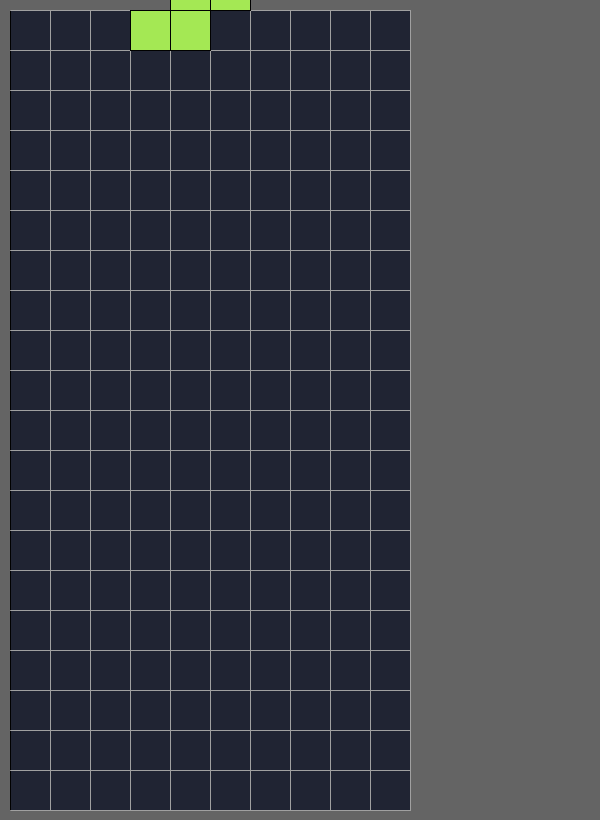
Frame 1 (no input)
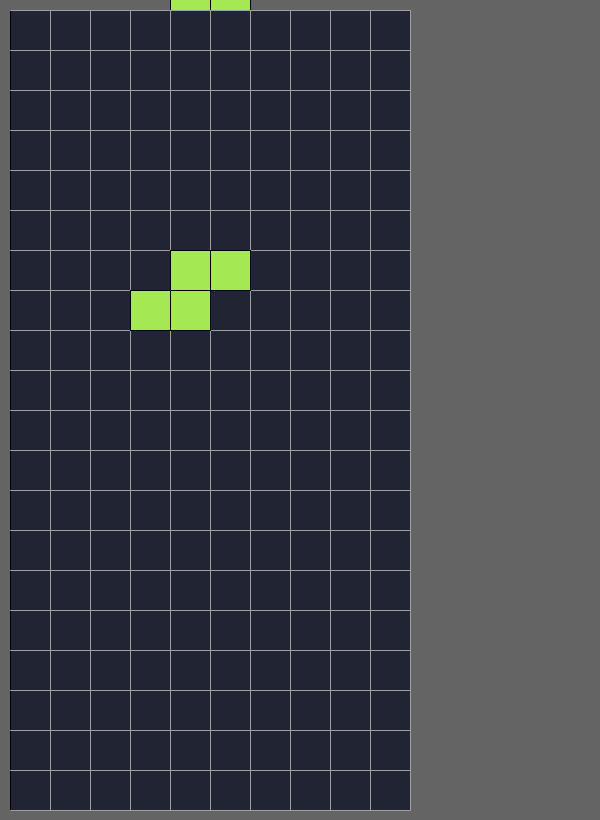
Frame 60 (the mouse pressed at the canvas centre just before this capture)
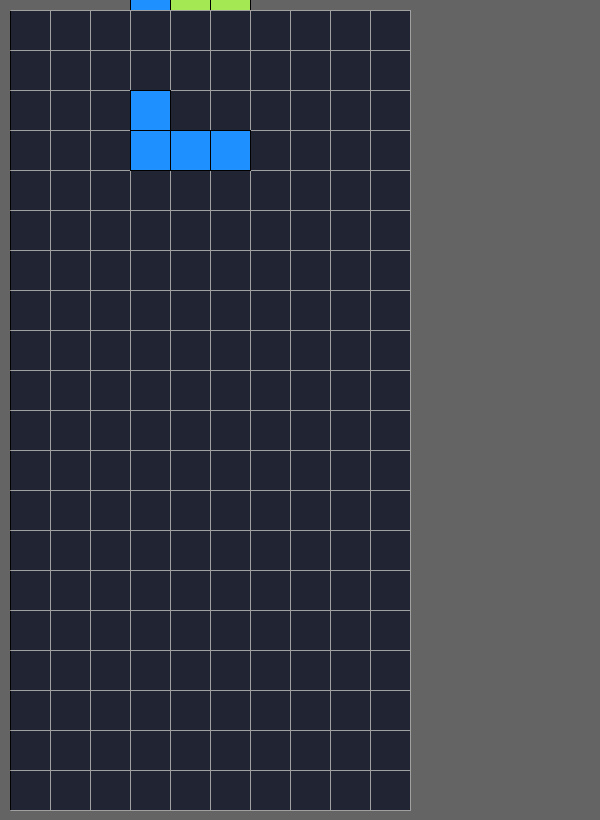
Frame 120 (the mouse held since frame 60 and released just before this capture)

The Processing sketch that drew these frames (run headless with seeded random() and noise(); from frame 60 on, the mouse is pressed at the canvas centre):

// Processing sketch: hw3
// ── hw3.pde
// GLOBAL VARIABLES
int CUBE_SIZE = 40;
int GRID_WIDTH = 400;
int GRID_HEIGHT = 800;
int GRID_PADDING = 10;
int GRID_LEFT_BOUNDARY = GRID_PADDING;
int GRID_RIGHT_BOUNDARY = GRID_WIDTH + GRID_PADDING;
int GRID_UPPER_BOUNDARY = GRID_PADDING;
int GRID_BOTTOM_BOUNDARY = GRID_HEIGHT + GRID_PADDING;
int SPAWN_POINT_X = (GRID_WIDTH / 2) + GRID_PADDING;
int SPAWN_POINT_Y = GRID_PADDING;
int FRAME_RATE = 20;
boolean downPressed = false;
boolean isGameOver = false;

TetrisPiece[][] grid = new TetrisPiece[10][20];
TetrisPiece[] allPieces = new TetrisPiece[7];
TetrisPiece activePiece = null;

void setup() {
  size(600, 820);
  background(100);
  frameRate(FRAME_RATE);
  
  allPieces[0] = new TetrisCube(SPAWN_POINT_X, SPAWN_POINT_Y);
  allPieces[1] = new TetrisInvertedLCube(SPAWN_POINT_X, SPAWN_POINT_Y);
  allPieces[2] = new TetrisLCube(SPAWN_POINT_X, SPAWN_POINT_Y);
  allPieces[3] = new TetrisInvertedSCube(SPAWN_POINT_X, SPAWN_POINT_Y);
  allPieces[4] = new TetrisSCube(SPAWN_POINT_X, SPAWN_POINT_Y);
  allPieces[5] = new TetrisTCube(SPAWN_POINT_X, SPAWN_POINT_Y);
  allPieces[6] = new TetrisBarCube(SPAWN_POINT_X, SPAWN_POINT_Y);
}

void renderGridLines() {
  stroke(160,160,160);
  for(int x = GRID_PADDING + CUBE_SIZE; x <= GRID_RIGHT_BOUNDARY; x += CUBE_SIZE) {
    line(x, GRID_UPPER_BOUNDARY, x, GRID_BOTTOM_BOUNDARY);
  }
  for(int y = GRID_PADDING; y <= GRID_BOTTOM_BOUNDARY; y += CUBE_SIZE) {
    line(GRID_LEFT_BOUNDARY, y, GRID_RIGHT_BOUNDARY, y);
  }
}

void renderGrid() {
  fill(32,36,51);
  rect(GRID_PADDING, GRID_PADDING, GRID_WIDTH, GRID_HEIGHT);
  renderGridLines();  
}

void renderGridPieces() {
  
}

TetrisPiece spawnRandomPiece() {
  return allPieces[int(random(0, allPieces.length))];
}

void checkGameOver() {
  
}

void draw() {
  renderGrid();
  renderGridPieces();
  if (activePiece == null && !isGameOver) {
    checkGameOver();
    activePiece = spawnRandomPiece();
  }
  activePiece.update();
}

void keyPressed() { 
  if (key == CODED) {
    if (keyCode == LEFT) {
      activePiece.moveLeft();
    } else if (keyCode == RIGHT) {
      activePiece.moveRight();
    } else if (keyCode == DOWN) {
      downPressed = true;
      activePiece.softDrop(); 
    }
  }
}

void keyReleased() {
  if (key == CODED) {
    if (keyCode == DOWN && downPressed) {
      downPressed = false;
      activePiece.normalDrop();
    }
  }
}
// ── TetrisBarCube.pde
class TetrisBarCube extends TetrisPiece {
  TetrisBarCube(int x, int y) {
    xPos = x;
    yPos = y;
  }
  
  void renderBarCube(int pointX, int pointY) {
    stroke(0, 0, 0);
    fill(187, 237, 255);
    
    rect(pointX - (2 * CUBE_SIZE), pointY, CUBE_SIZE, CUBE_SIZE);
    rect(pointX - CUBE_SIZE, pointY, CUBE_SIZE, CUBE_SIZE);
    rect(pointX + CUBE_SIZE, pointY, CUBE_SIZE, CUBE_SIZE);
    rect(pointX, pointY, CUBE_SIZE, CUBE_SIZE);
  }
    
  void update() {
    renderBarCube(xPos, yPos);
    super.update();
  }
}
// ── TetrisCube.pde
class TetrisCube extends TetrisPiece{
  TetrisCube(int x, int y) {
    xPos = x;
    yPos = y;
  }
  
  void renderCube(int pointX, int pointY) {
    stroke(0, 0, 0);
    fill(240, 240, 0);
    
    rect(pointX - CUBE_SIZE, pointY - CUBE_SIZE, CUBE_SIZE, CUBE_SIZE);
    rect(pointX - CUBE_SIZE, pointY, CUBE_SIZE, CUBE_SIZE);
    rect(pointX, pointY - CUBE_SIZE, CUBE_SIZE, CUBE_SIZE);
    rect(pointX, pointY, CUBE_SIZE, CUBE_SIZE);
  }
    
  void update() {
    renderCube(xPos, yPos);
    super.update();
  }
}
// ── TetrisInvertedLCube.pde
class TetrisInvertedLCube extends TetrisPiece {
  TetrisInvertedLCube(int x, int y) {
    xPos = x;
    yPos = y;
  }
  
  void renderInvertedLCube(int pointX, int pointY) {
    stroke(0, 0, 0);
    fill(30, 144, 255);
    
    rect(pointX - CUBE_SIZE, pointY, CUBE_SIZE, CUBE_SIZE);
    rect(pointX - (2 * CUBE_SIZE), pointY, CUBE_SIZE, CUBE_SIZE);
    rect(pointX - (2 * CUBE_SIZE), pointY - CUBE_SIZE, CUBE_SIZE, CUBE_SIZE);
    rect(pointX, pointY, CUBE_SIZE, CUBE_SIZE);
  }
    
  void update() {
    renderInvertedLCube(xPos, yPos);
    super.update();
  }
}
// ── TetrisInvertedSCube.pde
class TetrisInvertedSCube extends TetrisPiece {
  TetrisInvertedSCube(int x, int y) {
    xPos = x;
    yPos = y;
  }
  
  void renderInvertedSCube(int pointX, int pointY) {
    stroke(0, 0, 0);
    fill(244, 67, 54);
    
    rect(pointX - CUBE_SIZE, pointY, CUBE_SIZE, CUBE_SIZE);
    rect(pointX - CUBE_SIZE, pointY - CUBE_SIZE, CUBE_SIZE, CUBE_SIZE);
    rect(pointX - (2 * CUBE_SIZE), pointY - CUBE_SIZE, CUBE_SIZE, CUBE_SIZE);
    rect(pointX, pointY, CUBE_SIZE, CUBE_SIZE);
  }
    
  void update() {
    renderInvertedSCube(xPos, yPos);
    super.update();
  }
}
// ── TetrisLCube.pde
class TetrisLCube extends TetrisPiece {
  TetrisLCube(int x, int y) {
    xPos = x;
    yPos = y;
  }
  
  void renderLCube(int pointX, int pointY) {
    stroke(0, 0, 0);
    fill(240, 160, 39);
    
    rect(pointX - CUBE_SIZE, pointY, CUBE_SIZE, CUBE_SIZE);
    rect(pointX - (2 * CUBE_SIZE), pointY, CUBE_SIZE, CUBE_SIZE);
    rect(pointX, pointY - CUBE_SIZE, CUBE_SIZE, CUBE_SIZE);
    rect(pointX, pointY, CUBE_SIZE, CUBE_SIZE);

  
}

  void update() {
    renderLCube(xPos, yPos);
    super.update();
  }
}
// ── TetrisPiece.pde
class TetrisPiece {
  int xPos, yPos;
  int timePassed = 0;
  int timeDelay = 10000;
  boolean active = true;
  
  void moveLeft() {
    if (this.active) {
      int nextXPos = xPos - CUBE_SIZE;
      if (nextXPos >= GRID_LEFT_BOUNDARY) {
        this.xPos = nextXPos;
      }
    }  
  }
  
  void moveRight() {
    if (this.active) {
      int nextXPos = xPos + CUBE_SIZE;
      if (nextXPos <= GRID_RIGHT_BOUNDARY) {
        this.xPos = nextXPos;
      }
    }
  }
  
  void softDrop() {
    this.timeDelay = 5000;
  }
  
  void normalDrop() {
    this.timeDelay = 10000;
  }
  
  void update() {
    if(this.active) {
      if (this.timePassed >= this.timeDelay) {
        int nextYPos = yPos + CUBE_SIZE;
        if (nextYPos >= GRID_BOTTOM_BOUNDARY) {
          this.active = false;
        } else {
          this.yPos += CUBE_SIZE;
        }
        this.timePassed = 0;
      } else {
        this.timePassed += millis();
      }
    } else {
      activePiece = null;
    }
 }
}
// ── TetrisSCube.pde
class TetrisSCube extends TetrisPiece {
  TetrisSCube(int x, int y) {
    xPos = x;
    yPos = y;
  }
  
  void renderSCube(int pointX, int pointY) {
    stroke(0, 0, 0);
    fill(164, 232, 84);
    
    rect(pointX - (2 * CUBE_SIZE), pointY, CUBE_SIZE, CUBE_SIZE);
    rect(pointX - CUBE_SIZE, pointY - CUBE_SIZE, CUBE_SIZE, CUBE_SIZE);
    rect(pointX - CUBE_SIZE, pointY, CUBE_SIZE, CUBE_SIZE);
    rect(pointX, pointY - CUBE_SIZE, CUBE_SIZE, CUBE_SIZE);
  }
    
  void update() {
    renderSCube(xPos, yPos);
    super.update();
  }
}
// ── TetrisTCube.pde
class TetrisTCube extends TetrisPiece{
  int xPos, yPos;
  boolean active = true;
  TetrisTCube(int x, int y) {
    xPos = x;
    yPos = y;
  }
  
  void renderTCube(int pointX, int pointY) {
    stroke(0, 0, 0);
    fill(202, 71, 224);
    
    rect(pointX - (2 * CUBE_SIZE), pointY, CUBE_SIZE, CUBE_SIZE);
    rect(pointX - CUBE_SIZE, pointY - CUBE_SIZE, CUBE_SIZE, CUBE_SIZE);
    rect(pointX - CUBE_SIZE, pointY, CUBE_SIZE, CUBE_SIZE);
    rect(pointX, pointY, CUBE_SIZE, CUBE_SIZE);
  }
    
  void update() {
    renderTCube(xPos, yPos);
    int nextYPos = yPos + CUBE_SIZE;
    if (nextYPos >= GRID_BOTTOM_BOUNDARY) {
      active = false;
    }
    if(active) {
      yPos += CUBE_SIZE;
    }
  }
}
